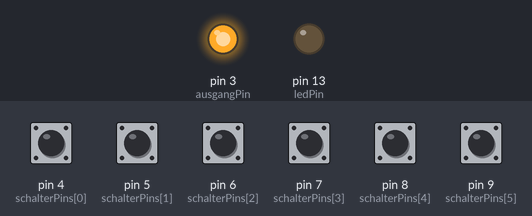
Bench run of a sketch on a simulated Arduino Pro Mini, built with avr-gcc and run on an emulated ATmega328P. Parts: output pins drawn as LEDs (lit = HIGH). Dashed ring = blinking. The test bench sets the inputs (shaded band); at power-on: pin 4 (schalterPins[0]), pin 5 (schalterPins[1]), pin 6 (schalterPins[2]), pin 7 (schalterPins[3]), pin 8 (schalterPins[4]), pin 9 (schalterPins[5]) HIGH.

Above: at 1.2 s.
1.3 s: pin 4 (schalterPins[0]) pulled LOW for 0.15 s
At 2.7 s:
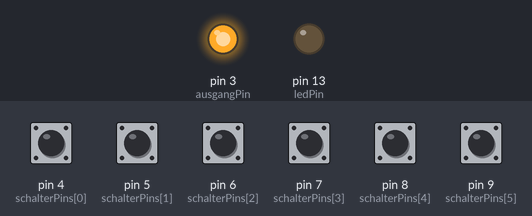
3.0 s: pin 5 (schalterPins[1]) pulled LOW for 0.15 s
At 3.41 s:
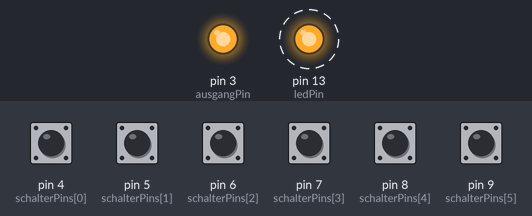
6.0 s: pin 6 (schalterPins[2]) pulled LOW for 0.15 s
At 7.8 s:
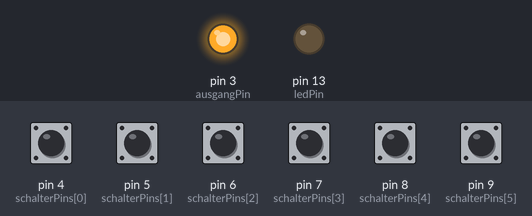
9.0 s: pin 7 (schalterPins[3]) pulled LOW for 0.15 s
At 9.29 s:
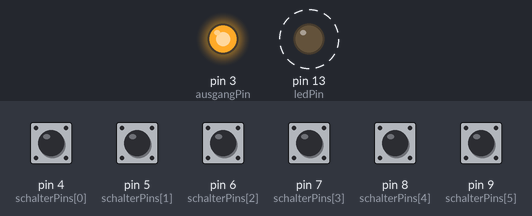
12.0 s: pin 9 (schalterPins[5]) pulled LOW for 0.15 s
At 14.6 s:
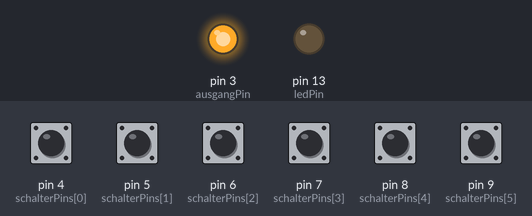
15.0 s: pin 5 (schalterPins[1]) driven LOW and pin 9 (schalterPins[5]) driven LOW
At 15.41 s:
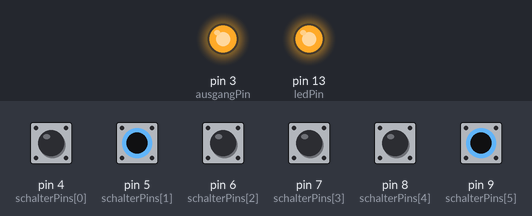
Timing chart, 0 to 18.6 s (numbered marks = the images above; inputs shaded):
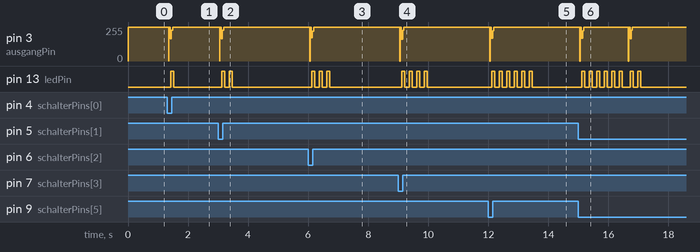

The sketch:

TastaturCode.ino
```cpp
// Tastatur: 6 Schalter (Pins 4-9, gegen GND) -> NEC-Signal direkt an ESP32-IR-Pin
// Ausgang wie ein IR-Empfängermodul: Ruhe = HIGH, Impuls = LOW (kein 38-kHz-Träger)
// Kontrolle: Taste n -> LED blinkt n-mal

const int schalterPins[6] = {4, 5, 6, 7, 8, 9};
int letzterZustand[6];

const int ausgangPin = 3;   // -> IR-Pin (P_IR_SIGNAL) des ESP32
const int ledPin = 13;      // eingebaute LED des Pro Mini

const bool LED_FEEDBACK = true;   // nach dem Test auf false setzen

// NEC-Befehle, Adresse 0x00 -> KaRadio-Codes 0xFF00xx
const uint8_t befehle[6] = {0x0C, 0x18, 0x5E, 0x08, 0x1C, 0x5A};

void sendeByte(uint8_t b) {            // LSB zuerst
  for (uint8_t i = 0; i < 8; i++) {
    digitalWrite(ausgangPin, LOW);     // Impuls 560 us
    delayMicroseconds(560);
    digitalWrite(ausgangPin, HIGH);    // Pause: 560 us = 0, 1690 us = 1
    delayMicroseconds((b & 1) ? 1690 : 560);
    b >>= 1;
  }
}

void sendeNEC(uint8_t adresse, uint8_t befehl) {
  noInterrupts();
  digitalWrite(ausgangPin, LOW);       // Startimpuls 9 ms
  delayMicroseconds(9000);
  digitalWrite(ausgangPin, HIGH);      // Startpause 4,5 ms
  delayMicroseconds(4500);
  sendeByte(adresse);
  sendeByte((uint8_t)~adresse);
  sendeByte(befehl);
  sendeByte((uint8_t)~befehl);
  digitalWrite(ausgangPin, LOW);       // Stopp-Impuls
  delayMicroseconds(560);
  digitalWrite(ausgangPin, HIGH);      // zurück in Ruhezustand
  interrupts();
}

void blinke(int anzahl) {
  for (int n = 0; n < anzahl; n++) {
    digitalWrite(ledPin, HIGH);
    delay(100);
    digitalWrite(ledPin, LOW);
    delay(150);
  }
}

void setup() {
  pinMode(ausgangPin, OUTPUT);
  digitalWrite(ausgangPin, HIGH);      // Ruhepegel HIGH

  pinMode(ledPin, OUTPUT);
  digitalWrite(ledPin, LOW);

  for (int i = 0; i < 6; i++) {
    pinMode(schalterPins[i], INPUT_PULLUP);
    letzterZustand[i] = digitalRead(schalterPins[i]);
  }
}

void loop() {
  for (int i = 0; i < 6; i++) {
    int aktuell = digitalRead(schalterPins[i]);

    if (aktuell != letzterZustand[i]) {
      delay(50);                       // Entprellen
      aktuell = digitalRead(schalterPins[i]);

      // nur senden, wenn der Kontakt neu geschlossen wurde
      if (aktuell == LOW && letzterZustand[i] == HIGH) {
        sendeNEC(0x00, befehle[i]);
        if (LED_FEEDBACK) blinke(i + 1);   // Taste 1 = 1x, ..., Taste 6 = 6x
      }
      letzterZustand[i] = aktuell;
    }
  }
}
```

Measured:
- after the input at 1.3 s, pin 13 (ledPin): LOW → HIGH after 0.12 s, → LOW 0.10 s later
- after the input at 3.0 s, pin 13 (ledPin): alternates HIGH for 0.10 s and LOW for 0.15 s, 4 changes in all, then stays LOW, starting after 0.12 s
- after the input at 6.0 s, pin 13 (ledPin): alternates HIGH for 0.10 s and LOW for 0.15 s, 6 changes in all, then stays LOW, starting after 0.12 s
- after the input at 9.0 s, pin 13 (ledPin): alternates HIGH for 0.10 s and LOW for 0.15 s, 8 changes in all, then stays LOW, starting after 0.12 s
- after the input at 12.0 s, pin 13 (ledPin): alternates HIGH for 0.10 s and LOW for 0.15 s, 12 changes in all, then stays LOW, starting after 0.12 s
- after the input at 15.0 s, pin 13 (ledPin): goes 5 × (HIGH 0.10 s, LOW 0.15 s), HIGH 0.10 s, LOW 0.27 s, HIGH 0.10 s, LOW 0.15 s, HIGH 0.10 s, then LOW, starting after 0.12 s
